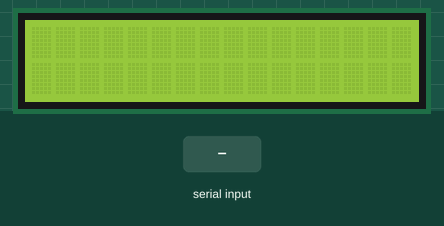
A sketch run on a simulated Arduino Uno, built with avr-gcc and run on an emulated ATmega328P. Parts: 16×2 character LCD. Inputs (shaded band) come from the test bench. What the sketch prints to the serial monitor is not drawn.

Above: at 1.2 s.
1.3 s: "1\n" received over Serial
At 2.5 s:
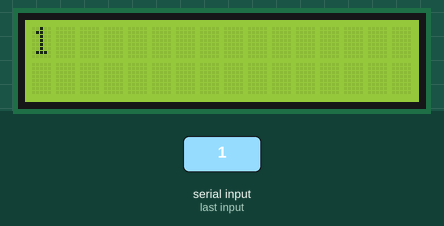
2.8 s: "0\n" received over Serial
At 3.8 s:
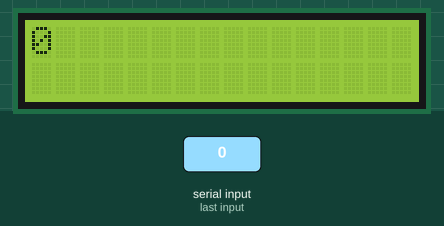
4.3 s: "clear\n" received over Serial
At 5.1 s:
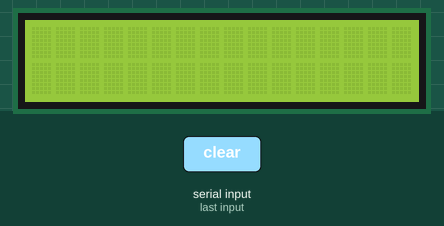
Timing chart, 0 to 7.3 s (numbered marks = the images above; inputs shaded):
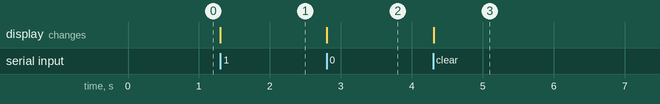

The sketch:

ex1.ino
```cpp
//includem librăria de LCD
#include <LiquidCrystal.h>
String inputString = "";  // creăm un string care să ne țină datele
//care vin pe serial
// condiție pentru verificare dacă stringul este complet (s-a
//apăsat enter)
boolean stringComplete = false;
//inițializăm obiectul de tip lcd (vezi exemplul 1 pentru
//explicații asupra pinilor)
LiquidCrystal lcd(7, 6, 5, 4, 3, 2);
void setup() {
  // inițializare interfață serială
  Serial.begin(9600);  // format frame serial implicit
  // inițializare și setare lcd
  lcd.begin(16, 2);
  // rezervăm 200 de octeti pentru șirul de preluare a datelor
  //de intrare
  inputString.reserve(200);
}
void loop() {
  // afișăm stringul când primim new line
  if (stringComplete) {
    // setăm cursorul la coloana și rândul 0
    lcd.setCursor(0, 0);
    if (inputString == "clear")
      lcd.clear();
    else
      lcd.print(inputString);
    Serial.println(inputString);
    // golim șirul
    inputString = "";
    // resetăm contorul care verifică dacă stringul este sau
    //nu complet
    stringComplete = false;
  }
}
/*
SerialEvent este apelată de fiecare dată când date noi ajung pe
portul RX
Această funcție rulează de fiecare dată când rulează și loop. Deci
dacă am pune un delay în loop ne-ar întârzia și afișarea
rezltatului.
*/
void serialEvent() {
  while (Serial.available()) {
    // luăm byte-ul nou venit:
    // îl citim cu serial.read
    char inChar = (char)Serial.read();
    // verificăm dacă nu e cumva new line și dacă nu este, îl
    //adăugăm în inputString
    // nu adăugăm new line în input string întrucât ne va
    //afișa un caracter în plus pe lcd
    if (inChar != '\n')
      inputString += inChar;
    // dacă caracterul care vine este new line, setăm flagul
    // în așa fel încât loop-ul principal poate face ceva în
    //legătură cu asta
    if (inChar == '\n') {
      stringComplete = true;
    }
  }
}
```

Measured:
- after the input at 1.3 s, the display: changes at once (image 1)
- after the input at 2.8 s, the display: changes at once (image 2)
- after the input at 4.3 s, the display: changes at once (image 3)
